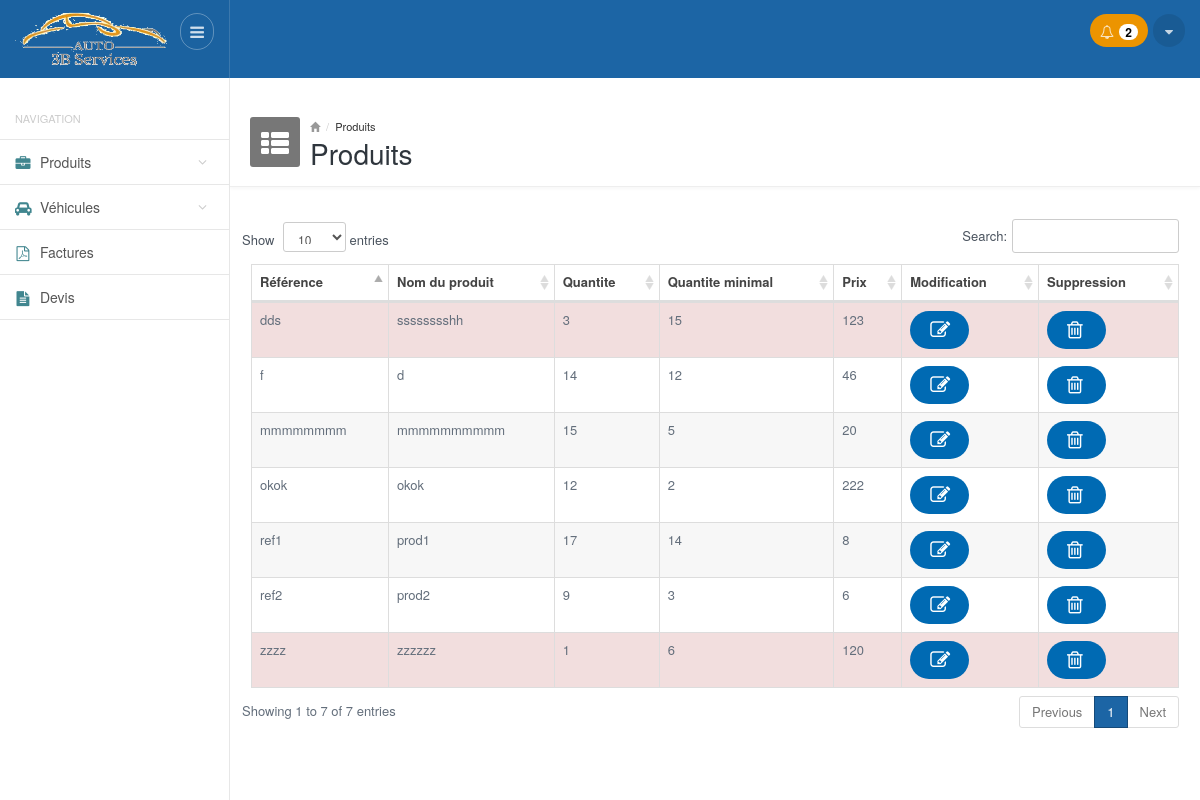
The page /produits.php (signed in) on the database its author committed.
### tables this page shows
CREATE TABLE `produits` (
  `ref` varchar(250) NOT NULL DEFAULT '',
  `nom` varchar(250) NOT NULL,
  `prix` float NOT NULL,
  `qte` int(11) NOT NULL DEFAULT '0',
  `qte_min` int(11) NOT NULL DEFAULT '0'
);

### functions.php (called while the page is built, shortened)
<?php
function getAllProducts()
{
     $result = mysql_query("SELECT * FROM produits ") or die(mysql_error());
     $produits = array();
     while($row = mysql_fetch_array($result))
        $produits[] = $row;
    return $produits;
}
function getProduct($ref)
{
     $result = mysql_query("SELECT * FROM produits where ref='$ref' ") or die(mysql_error());
     $produit = mysql_fetch_array($result);
    return $produit;
}
function isMinqteSupQte($ref)
{
     $produit = getProduct($ref);
     if($produit['qte_min'] >= $produit['qte'])
         return true;
        else
         return false;
}
function getAllProductsNotif()
{
     $result = mysql_query("SELECT * FROM produits WHERE qte_min>=qte") or die(mysql_error());
     $produits = array();
     while($row = mysql_fetch_array($result))
        $produits[] = $row;
    return $produits;
}
?>

### produits.php (the view, shortened to what this page needs)
<?php
require_once __DIR__ . '/functions.php';
require_once __DIR__ . '/header.php'; ?>
<div class="mainpanel">
    <div class="pageheader">
        <div class="media">
            <div class="pageicon pull-left">
                <i class="fa fa-th-list"></i>
            </div>
            <div class="media-body">
                <ul class="breadcrumb">
                    <li><a href="#"><i class="glyphicon glyphicon-home"></i></a></li>
                    <li><a href="#">Produits</a></li>
                </ul>
                <h4>Produits</h4>
            </div>
        </div>
    </div>
    <div class="contentpanel">
        <div class="panel panel-primary-head">
            <div>
            </div>
            <table id="basicTable" class="table table-striped table-bordered responsive">
                <thead class="">
                    <tr>
                        <th>Référence</th>
                        <th>Nom du produit</th>
                        <th>Quantite</th>
                        <th>Quantite minimal</th>
                        <th>Prix</th>
                        <th>Modification</th>
                        <th>Suppression</th>
                    </tr>
                </thead>
                <tbody>
                    <?php
                      $produits= getAllProducts();
                      foreach($produits as $produit){ ?>
                        <?php if(isMinqteSupQte($produit['ref'])) {?>
                            <tr class="warning_red">
                              <td class="warning_red"><?php echo $produit['ref']; ?> </td>
                              <td class="warning_red"><?php echo $produit['nom']; ?> </td>
                              <td class="warning_red"><?php echo $produit['qte']; ?> </td>
                              <td class="warning_red"><?php echo $produit['qte_min']; ?> </td>
                              <td class="warning_red"><?php echo $produit['prix']; ?> </td>
                              <td class="center warning_red"><a class="btn btn-primary blue_b btn-rounded" href="modifier_produit.php?ref=<?php echo $produit['ref']; ?>"><i class="fa fa-edit"></i></a></td>
                              <td class="center warning_red"><a class="btn btn-primary blue_b btn-rounded" href="php_supprimer_produit.php?ref=<?php echo $produit['ref']; ?>"><i class="fa fa-trash-o"></i></a></td>
                            </tr>
                        <?php } else { ?>
                            <tr>
                              <td><?php echo $produit['ref']; ?> </td>
                              <td><?php echo $produit['nom']; ?> </td>
                              <td><?php echo $produit['qte']; ?> </td>
                              <td><?php echo $produit['qte_min']; ?> </td>
                              <td><?php echo $produit['prix']; ?> </td>
                              <td class="center"><a class="btn btn-primary blue_b btn-rounded" href="modifier_produit.php?ref=<?php echo $produit['ref']; ?>"><i class="fa fa-edit"></i></a></td>
                              <td class="center"><a class="btn btn-primary blue_b btn-rounded" href="php_supprimer_produit.php?ref=<?php echo $produit['ref']; ?>"><i class="fa fa-trash-o"></i></a></td>
                    </tr>
                        <?php } ?>
                        <?php } ?>
                </tbody>
            </table>
        </div>
        <br />
    </div>
</div>
<?php
require_once __DIR__ . '/footer.php'; ?>

### css/style.default.css (style rules this page uses)
body { font-size: 13px; color: #636E7B; background-color: #fff; }
a { outline: none !important; }
.mainpanel { margin-left: 230px; }
.pageheader { padding: 20px; border-bottom: 1px solid #eee; padding-bottom: 20px; height: 90px; -webkit-box-shadow: 0 2px 3px rgba(0,0,0,0.03); box-shadow: 0 2px 3px rgba(0,0,0,0.03); }
.pageheader .media { padding: 0; clear: both; }
.pageheader .pageicon { width: 50px; height: 50px; background-color: #777; display: inline-block; color: #fff; font-size: 32px; border-radius: 3px; padding-top: 1px; padding-left: 10px; }
.pageheader .pageicon .fa-th-list { font-size: 28px; margin-left: 1px; }
.pageheader .breadcrumb { margin: 0; padding: 0; background: none; font-size: 11px; color: #999; line-height: 18px; }
.pageheader .breadcrumb li a { color: #333; }
.pageheader .breadcrumb li a i { color: #999; font-size: 10px; }
.pageheader h4 { margin: -2px 0 0 0; font-size: 28px; font-weight: 500; color: #2f363d; line-height: normal; }
.contentpanel { position: relative; padding: 20px; }
.btn-rounded { -moz-border-radius: 100px; -webkit-border-radius: 100px; border-radius: 100px; padding-left: 20px; padding-right: 20px; }
td i { width: 14px; margin-right: 5px; font-size: 20px; top: 1px; position: relative; text-align: center; }
.warning_red { background-color: #F2DEDE !important; }
.blue_b { background-color: #006AB3; }

### css/style.datatables.css (style rules this page uses)
.table.dataTable thead .sorting_asc { background-image: url('../images/datatables/sort_asc.png'); }
.table.dataTable thead > tr > th { padding-left: 8px; }

### rows shown on the page
produits: ref "zzzz", nom "zzzzzz", qte "1", qte_min "6", prix "120"
produits: ref "dds", nom "sssssssshh", qte "3", qte_min "15", prix "123"
produits: ref "f", nom "d", qte "14", qte_min "12", prix "46"
produits: ref "mmmmmmmm", nom "mmmmmmmmmm", qte "15", qte_min "5", prix "20"
produits: ref "okok", nom "okok", qte "12", qte_min "2", prix "222"
produits: ref "ref1", nom "prod1", qte "17", qte_min "14", prix "8"
produits: ref "ref2", nom "prod2", qte "9", qte_min "3", prix "6"

### other values the page prints
getNotifProducts() "2"
